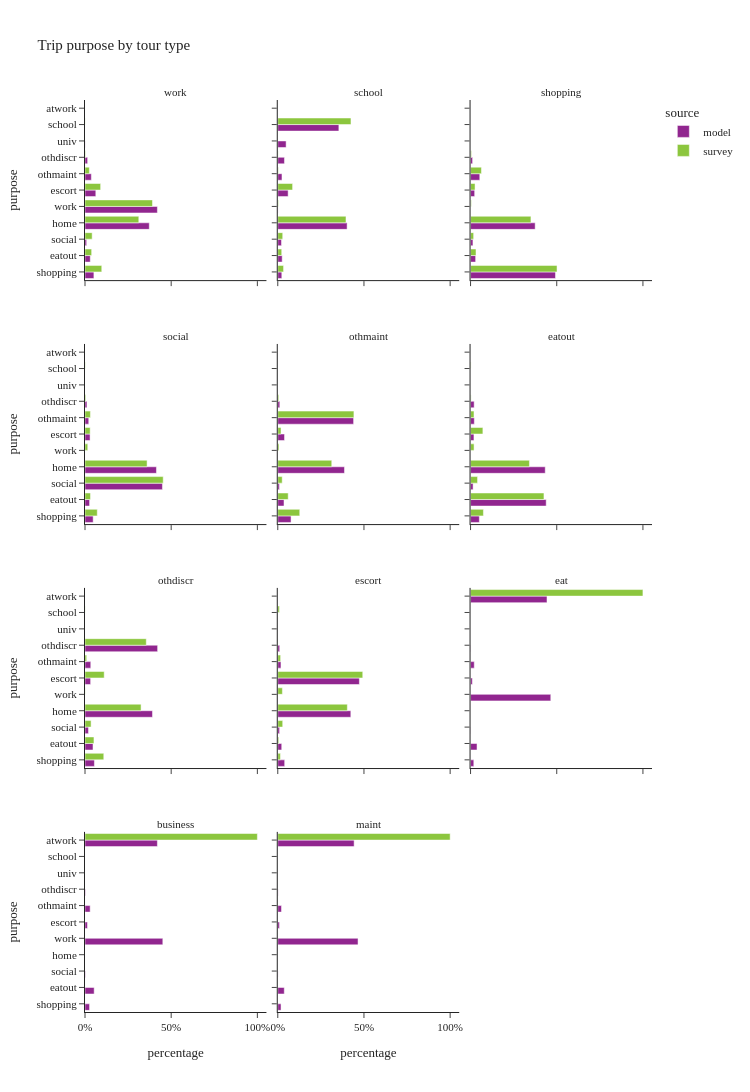

Write notebook code for a chart like this one.
### Code cell
util.plot_share_facetbar(trip_data, 'trip_weight', share_col="purpose", title="Trip purpose by tour type", 
                         facet_col="tour_type", facet_col_wrap=3, height=1200)

### Figure 1 — Plotly figure (JSON) as saved in the notebook; plotly's stock layout.template omitted (floating-point values rounded to 4 significant figures)
{"data": [{"alignmentgroup": "True", "customdata": [[190440], [112742], [34929], [1376005], [1549612], [231526], [135870], [56439], [2690]], "hovertemplate": "source=model<br>tour_type=work<br>percentage=%{x}<br>purpose=%{y}<br>sample_size=%{customdata[0]}<extra></extra>", "legendgroup": "model", "marker": {"color": "#91268F", "pattern": {"shape": ""}}, "name": "model", "offsetgroup": "model", "orientation": "h", "showlegend": true, "textposition": "auto", "type": "bar", "x": [0.05161, 0.03055, 0.009465, 0.3729, 0.4199, 0.06274, 0.03682, 0.01529, 0.0007289], "xaxis": "x10", "y": ["shopping", "eatout", "social", "home", "work", "escort", "othmaint", "othdiscr", "univ"], "yaxis": "y10"}, {"alignmentgroup": "True", "customdata": [[33555], [36653], [30717], [577192], [2244], [86184], [34998], [508639], [55662], [69377]], "hovertemplate": "source=model<br>tour_type=school<br>percentage=%{x}<br>purpose=%{y}<br>sample_size=%{customdata[0]}<extra></extra>", "legendgroup": "model", "marker": {"color": "#91268F", "pattern": {"shape": ""}}, "name": "model", "offsetgroup": "model", "orientation": "h", "showlegend": false, "textposition": "auto", "type": "bar", "x": [0.02338, 0.02554, 0.0214, 0.4022, 0.001564, 0.06005, 0.02439, 0.3544, 0.03878, 0.04834], "xaxis": "x11", "y": ["shopping", "eatout", "social", "home", "work", "escort", "othmaint", "school", "othdiscr", "univ"], "yaxis": "y11"}, {"alignmentgroup": "True", "customdata": [[643909], [38549], [18122], [489825], [31174], [69891], [15492]], "hovertemplate": "source=model<br>tour_type=shopping<br>percentage=%{x}<br>purpose=%{y}<br>sample_size=%{customdata[0]}<extra></extra>", "legendgroup": "model", "marker": {"color": "#91268F", "pattern": {"shape": ""}}, "name": "model", "offsetgroup": "model", "orientation": "h", "showlegend": false, "textposition": "auto", "type": "bar", "x": [0.4927, 0.0295, 0.01387, 0.3748, 0.02385, 0.05348, 0.01185], "xaxis": "x12", "y": ["shopping", "eatout", "social", "home", "escort", "othmaint", "othdiscr"], "yaxis": "y12"}, {"alignmentgroup": "True", "customdata": [[122148], [68585], [1158775], [1069144], [75910], [56082], [29068]], "hovertemplate": "source=model<br>tour_type=social<br>percentage=%{x}<br>purpose=%{y}<br>sample_size=%{customdata[0]}<extra></extra>", "legendgroup": "model", "marker": {"color": "#91268F", "pattern": {"shape": ""}}, "name": "model", "offsetgroup": "model", "orientation": "h", "showlegend": false, "textposition": "auto", "type": "bar", "x": [0.04735, 0.02659, 0.4492, 0.4144, 0.02943, 0.02174, 0.01127], "xaxis": "x7", "y": ["shopping", "eatout", "social", "home", "escort", "othmaint", "othdiscr"], "yaxis": "y7"}, {"alignmentgroup": "True", "customdata": [[61286], [28777], [7325], [308122], [31186], [350239], [9339]], "hovertemplate": "source=model<br>tour_type=othmaint<br>percentage=%{x}<br>purpose=%{y}<br>sample_size=%{customdata[0]}<extra></extra>", "legendgroup": "model", "marker": {"color": "#91268F", "pattern": {"shape": ""}}, "name": "model", "offsetgroup": "model", "orientation": "h", "showlegend": false, "textposition": "auto", "type": "bar", "x": [0.07697, 0.03614, 0.009199, 0.387, 0.03916, 0.4398, 0.01173], "xaxis": "x8", "y": ["shopping", "eatout", "social", "home", "escort", "othmaint", "othdiscr"], "yaxis": "y8"}, {"alignmentgroup": "True", "customdata": [[45949], [395870], [13246], [390895], [17767], [19703], [18840]], "hovertemplate": "source=model<br>tour_type=eatout<br>percentage=%{x}<br>purpose=%{y}<br>sample_size=%{customdata[0]}<extra></extra>", "legendgroup": "model", "marker": {"color": "#91268F", "pattern": {"shape": ""}}, "name": "model", "offsetgroup": "model", "orientation": "h", "showlegend": false, "textposition": "auto", "type": "bar", "x": [0.05093, 0.4387, 0.01468, 0.4332, 0.01969, 0.02184, 0.02088], "xaxis": "x9", "y": ["shopping", "eatout", "social", "home", "escort", "othmaint", "othdiscr"], "yaxis": "y9"}, {"alignmentgroup": "True", "customdata": [[16905], [14405], [6231], [121275], [10096], [10380], [130526]], "hovertemplate": "source=model<br>tour_type=othdiscr<br>percentage=%{x}<br>purpose=%{y}<br>sample_size=%{customdata[0]}<extra></extra>", "legendgroup": "model", "marker": {"color": "#91268F", "pattern": {"shape": ""}}, "name": "model", "offsetgroup": "model", "orientation": "h", "showlegend": false, "textposition": "auto", "type": "bar", "x": [0.05456, 0.0465, 0.02011, 0.3914, 0.03259, 0.0335, 0.4213], "xaxis": "x4", "y": ["shopping", "eatout", "social", "home", "escort", "othmaint", "othdiscr"], "yaxis": "y4"}, {"alignmentgroup": "True", "customdata": [[41878], [23934], [10843], [443365], [495314], [19356], [11656]], "hovertemplate": "source=model<br>tour_type=escort<br>percentage=%{x}<br>purpose=%{y}<br>sample_size=%{customdata[0]}<extra></extra>", "legendgroup": "model", "marker": {"color": "#91268F", "pattern": {"shape": ""}}, "name": "model", "offsetgroup": "model", "orientation": "h", "showlegend": false, "textposition": "auto", "type": "bar", "x": [0.04002, 0.02287, 0.01036, 0.4237, 0.4734, 0.0185, 0.01114], "xaxis": "x5", "y": ["shopping", "eatout", "social", "home", "escort", "othmaint", "othdiscr"], "yaxis": "y5"}, {"alignmentgroup": "True", "customdata": [[3166], [6292], [227], [78190], [1735], [3596], [74487], [304]], "hovertemplate": "source=model<br>tour_type=eat<br>percentage=%{x}<br>purpose=%{y}<br>sample_size=%{customdata[0]}<extra></extra>", "legendgroup": "model", "marker": {"color": "#91268F", "pattern": {"shape": ""}}, "name": "model", "offsetgroup": "model", "orientation": "h", "showlegend": false, "textposition": "auto", "type": "bar", "x": [0.01885, 0.03745, 0.001351, 0.4654, 0.01033, 0.02141, 0.4434, 0.00181], "xaxis": "x6", "y": ["shopping", "eatout", "social", "work", "escort", "othmaint", "atwork", "othdiscr"], "yaxis": "y6"}, {"alignmentgroup": "True", "customdata": [[5433], [10916], [438], [92675], [2920], [6134], [86192], [564]], "hovertemplate": "source=model<br>tour_type=business<br>percentage=%{x}<br>purpose=%{y}<br>sample_size=%{customdata[0]}<extra></extra>", "legendgroup": "model", "marker": {"color": "#91268F", "pattern": {"shape": ""}}, "name": "model", "offsetgroup": "model", "orientation": "h", "showlegend": false, "textposition": "auto", "type": "bar", "x": [0.02647, 0.05318, 0.002134, 0.4515, 0.01423, 0.02988, 0.4199, 0.002748], "xaxis": "x", "y": ["shopping", "eatout", "social", "work", "escort", "othmaint", "atwork", "othdiscr"], "yaxis": "y"}, {"alignmentgroup": "True", "customdata": [[2489], [4993], [210], [61710], [1309], [2865], [58698], [249]], "hovertemplate": "source=model<br>tour_type=maint<br>percentage=%{x}<br>purpose=%{y}<br>sample_size=%{customdata[0]}<extra></extra>", "legendgroup": "model", "marker": {"color": "#91268F", "pattern": {"shape": ""}}, "name": "model", "offsetgroup": "model", "orientation": "h", "showlegend": false, "textposition": "auto", "type": "bar", "x": [0.01878, 0.03768, 0.001585, 0.4657, 0.009878, 0.02162, 0.4429, 0.001879], "xaxis": "x2", "y": ["shopping", "eatout", "social", "work", "escort", "othmaint", "atwork", "othdiscr"], "yaxis": "y2"}, {"alignmentgroup": "True", "customdata": [[474], [356], [355], [2629], [3483], [324], [151], [8], [31]], "hovertemplate": "source=survey<br>tour_type=work<br>percentage=%{x}<br>purpose=%{y}<br>sample_size=%{customdata[0]}<extra></extra>", "legendgroup": "survey", "marker": {"color": "#8CC63E", "pattern": {"shape": ""}}, "name": "survey", "offsetgroup": "survey", "orientation": "h", "showlegend": true, "textposition": "auto", "type": "bar", "x": [0.09726, 0.03858, 0.04148, 0.3121, 0.3914, 0.09076, 0.02509, 0.0007052, 0.002583], "xaxis": "x10", "y": ["shopping", "eatout", "social", "home", "work", "escort", "othmaint", "school", "othdiscr"], "yaxis": "y10"}, {"alignmentgroup": "True", "customdata": [[28], [24], [54], [560], [6], [81], [17], [595], [17]], "hovertemplate": "source=survey<br>tour_type=school<br>percentage=%{x}<br>purpose=%{y}<br>sample_size=%{customdata[0]}<extra></extra>", "legendgroup": "survey", "marker": {"color": "#8CC63E", "pattern": {"shape": ""}}, "name": "survey", "offsetgroup": "survey", "orientation": "h", "showlegend": false, "textposition": "auto", "type": "bar", "x": [0.03353, 0.02284, 0.02858, 0.3957, 0.003634, 0.08598, 0.00319, 0.4246, 0.00193], "xaxis": "x11", "y": ["shopping", "eatout", "social", "home", "work", "escort", "othmaint", "school", "othdiscr"], "yaxis": "y11"}, {"alignmentgroup": "True", "customdata": [[1985], [114], [142], [1458], [34], [112], [196], [20]], "hovertemplate": "source=survey<br>tour_type=shopping<br>percentage=%{x}<br>purpose=%{y}<br>sample_size=%{customdata[0]}<extra></extra>", "legendgroup": "survey", "marker": {"color": "#8CC63E", "pattern": {"shape": ""}}, "name": "survey", "offsetgroup": "survey", "orientation": "h", "showlegend": false, "textposition": "auto", "type": "bar", "x": [0.5017, 0.03164, 0.01786, 0.3503, 0.004177, 0.02599, 0.06312, 0.0052], "xaxis": "x12", "y": ["shopping", "eatout", "social", "home", "work", "escort", "othmaint", "othdiscr"], "yaxis": "y12"}, {"alignmentgroup": "True", "customdata": [[429], [228], [3471], [2884], [77], [211], [154], [2], [32]], "hovertemplate": "source=survey<br>tour_type=social<br>percentage=%{x}<br>purpose=%{y}<br>sample_size=%{customdata[0]}<extra></extra>", "legendgroup": "survey", "marker": {"color": "#8CC63E", "pattern": {"shape": ""}}, "name": "survey", "offsetgroup": "survey", "orientation": "h", "showlegend": false, "textposition": "auto", "type": "bar", "x": [0.0711, 0.03178, 0.4537, 0.3602, 0.01601, 0.02992, 0.03143, 0.001429, 0.004405], "xaxis": "x7", "y": ["shopping", "eatout", "social", "home", "work", "escort", "othmaint", "school", "othdiscr"], "yaxis": "y7"}, {"alignmentgroup": "True", "customdata": [[225], [83], [57], [819], [14], [64], [981], [1], [13]], "hovertemplate": "source=survey<br>tour_type=othmaint<br>percentage=%{x}<br>purpose=%{y}<br>sample_size=%{customdata[0]}<extra></extra>", "legendgroup": "survey", "marker": {"color": "#8CC63E", "pattern": {"shape": ""}}, "name": "survey", "offsetgroup": "survey", "orientation": "h", "showlegend": false, "textposition": "auto", "type": "bar", "x": [0.1274, 0.06047, 0.02556, 0.3131, 0.007131, 0.01881, 0.4418, 5.503e-05, 0.005714], "xaxis": "x8", "y": ["shopping", "eatout", "social", "home", "work", "escort", "othmaint", "school", "othdiscr"], "yaxis": "y8"}, {"alignmentgroup": "True", "customdata": [[167], [885], [108], [776], [34], [97], [55], [4], [15]], "hovertemplate": "source=survey<br>tour_type=eatout<br>percentage=%{x}<br>purpose=%{y}<br>sample_size=%{customdata[0]}<extra></extra>", "legendgroup": "survey", "marker": {"color": "#8CC63E", "pattern": {"shape": ""}}, "name": "survey", "offsetgroup": "survey", "orientation": "h", "showlegend": false, "textposition": "auto", "type": "bar", "x": [0.07463, 0.4258, 0.04054, 0.3415, 0.02028, 0.07155, 0.0199, 0.002744, 0.003033], "xaxis": "x9", "y": ["shopping", "eatout", "social", "home", "work", "escort", "othmaint", "school", "othdiscr"], "yaxis": "y9"}, {"alignmentgroup": "True", "customdata": [[35], [23], [24], [179], [3], [22], [12], [5], [211]], "hovertemplate": "source=survey<br>tour_type=othdiscr<br>percentage=%{x}<br>purpose=%{y}<br>sample_size=%{customdata[0]}<extra></extra>", "legendgroup": "survey", "marker": {"color": "#8CC63E", "pattern": {"shape": ""}}, "name": "survey", "offsetgroup": "survey", "orientation": "h", "showlegend": false, "textposition": "auto", "type": "bar", "x": [0.109, 0.05196, 0.03534, 0.3253, 0.0009653, 0.1114, 0.00979, 0.0007325, 0.3555], "xaxis": "x4", "y": ["shopping", "eatout", "social", "home", "work", "escort", "othmaint", "school", "othdiscr"], "yaxis": "y4"}, {"alignmentgroup": "True", "customdata": [[53], [31], [55], [788], [12], [947], [29], [7], [4]], "hovertemplate": "source=survey<br>tour_type=escort<br>percentage=%{x}<br>purpose=%{y}<br>sample_size=%{customdata[0]}<extra></extra>", "legendgroup": "survey", "marker": {"color": "#8CC63E", "pattern": {"shape": ""}}, "name": "survey", "offsetgroup": "survey", "orientation": "h", "showlegend": false, "textposition": "auto", "type": "bar", "x": [0.01529, 0.005744, 0.02855, 0.4035, 0.02674, 0.493, 0.0164, 0.009457, 0.001332], "xaxis": "x5", "y": ["shopping", "eatout", "social", "home", "work", "escort", "othmaint", "school", "othdiscr"], "yaxis": "y5"}, {"alignmentgroup": "True", "customdata": [[250]], "hovertemplate": "source=survey<br>tour_type=eat<br>percentage=%{x}<br>purpose=%{y}<br>sample_size=%{customdata[0]}<extra></extra>", "legendgroup": "survey", "marker": {"color": "#8CC63E", "pattern": {"shape": ""}}, "name": "survey", "offsetgroup": "survey", "orientation": "h", "showlegend": false, "textposition": "auto", "type": "bar", "x": [1.0], "xaxis": "x6", "y": ["atwork"], "yaxis": "y6"}, {"alignmentgroup": "True", "customdata": [[235]], "hovertemplate": "source=survey<br>tour_type=business<br>percentage=%{x}<br>purpose=%{y}<br>sample_size=%{customdata[0]}<extra></extra>", "legendgroup": "survey", "marker": {"color": "#8CC63E", "pattern": {"shape": ""}}, "name": "survey", "offsetgroup": "survey", "orientation": "h", "showlegend": false, "textposition": "auto", "type": "bar", "x": [1.0], "xaxis": "x", "y": ["atwork"], "yaxis": "y"}, {"alignmentgroup": "True", "customdata": [[195]], "hovertemplate": "source=survey<br>tour_type=maint<br>percentage=%{x}<br>purpose=%{y}<br>sample_size=%{customdata[0]}<extra></extra>", "legendgroup": "survey", "marker": {"color": "#8CC63E", "pattern": {"shape": ""}}, "name": "survey", "offsetgroup": "survey", "orientation": "h", "showlegend": false, "textposition": "auto", "type": "bar", "x": [1.0], "xaxis": "x2", "y": ["atwork"], "yaxis": "y2"}], "layout": {"annotations": [{"font": {}, "showarrow": false, "text": "business", "x": 0.16, "xanchor": "center", "xref": "paper", "y": 0.1975, "yanchor": "bottom", "yref": "paper"}, {"font": {}, "showarrow": false, "text": "maint", "x": 0.5, "xanchor": "center", "xref": "paper", "y": 0.1975, "yanchor": "bottom", "yref": "paper"}, {"font": {}, "showarrow": false, "text": "othdiscr", "x": 0.16, "xanchor": "center", "xref": "paper", "y": 0.465, "yanchor": "bottom", "yref": "paper"}, {"font": {}, "showarrow": false, "text": "escort", "x": 0.5, "xanchor": "center", "xref": "paper", "y": 0.465, "yanchor": "bottom", "yref": "paper"}, {"font": {}, "showarrow": false, "text": "eat", "x": 0.84, "xanchor": "center", "xref": "paper", "y": 0.465, "yanchor": "bottom", "yref": "paper"}, {"font": {}, "showarrow": false, "text": "social", "x": 0.16, "xanchor": "center", "xref": "paper", "y": 0.7325, "yanchor": "bottom", "yref": "paper"}, {"font": {}, "showarrow": false, "text": "othmaint", "x": 0.5, "xanchor": "center", "xref": "paper", "y": 0.7325, "yanchor": "bottom", "yref": "paper"}, {"font": {}, "showarrow": false, "text": "eatout", "x": 0.84, "xanchor": "center", "xref": "paper", "y": 0.7325, "yanchor": "bottom", "yref": "paper"}, {"font": {}, "showarrow": false, "text": "work", "x": 0.16, "xanchor": "center", "xref": "paper", "y": 1.0, "yanchor": "bottom", "yref": "paper"}, {"font": {}, "showarrow": false, "text": "school", "x": 0.5, "xanchor": "center", "xref": "paper", "y": 1.0, "yanchor": "bottom", "yref": "paper"}, {"font": {}, "showarrow": false, "text": "shopping", "x": 0.84, "xanchor": "center", "xref": "paper", "y": 1.0, "yanchor": "bottom", "yref": "paper"}], "barmode": "group", "height": 1200, "legend": {"title": {"text": "source"}, "tracegroupgap": 0}, "title": {"text": "Trip purpose by tour type"}, "width": 750, "xaxis": {"anchor": "y", "domain": [0.0, 0.32], "tickformat": ".0%", "title": {"text": "percentage"}}, "xaxis10": {"anchor": "y10", "domain": [0.0, 0.32], "matches": "x", "showticklabels": false, "tickformat": ".0%"}, "xaxis11": {"anchor": "y11", "domain": [0.34, 0.66], "matches": "x", "showticklabels": false, "tickformat": ".0%"}, "xaxis12": {"anchor": "y12", "domain": [0.68, 1.0], "matches": "x", "showticklabels": false, "tickformat": ".0%"}, "xaxis2": {"anchor": "y2", "domain": [0.34, 0.66], "matches": "x", "tickformat": ".0%", "title": {"text": "percentage"}}, "xaxis3": {"anchor": "y3", "domain": [0.68, 1.0], "matches": "x", "tickformat": ".0%", "title": {"text": "percentage"}}, "xaxis4": {"anchor": "y4", "domain": [0.0, 0.32], "matches": "x", "showticklabels": false, "tickformat": ".0%"}, "xaxis5": {"anchor": "y5", "domain": [0.34, 0.66], "matches": "x", "showticklabels": false, "tickformat": ".0%"}, "xaxis6": {"anchor": "y6", "domain": [0.68, 1.0], "matches": "x", "showticklabels": false, "tickformat": ".0%"}, "xaxis7": {"anchor": "y7", "domain": [0.0, 0.32], "matches": "x", "showticklabels": false, "tickformat": ".0%"}, "xaxis8": {"anchor": "y8", "domain": [0.34, 0.66], "matches": "x", "showticklabels": false, "tickformat": ".0%"}, "xaxis9": {"anchor": "y9", "domain": [0.68, 1.0], "matches": "x", "showticklabels": false, "tickformat": ".0%"}, "yaxis": {"anchor": "x", "domain": [0.0, 0.1975], "title": {"text": "purpose"}}, "yaxis10": {"anchor": "x10", "domain": [0.8025, 1.0], "matches": "y", "title": {"text": "purpose"}}, "yaxis11": {"anchor": "x11", "domain": [0.8025, 1.0], "matches": "y", "showticklabels": false}, "yaxis12": {"anchor": "x12", "domain": [0.8025, 1.0], "matches": "y", "showticklabels": false}, "yaxis2": {"anchor": "x2", "domain": [0.0, 0.1975], "matches": "y", "showticklabels": false}, "yaxis3": {"anchor": "x3", "domain": [0.0, 0.1975], "matches": "y", "showticklabels": false}, "yaxis4": {"anchor": "x4", "domain": [0.2675, 0.465], "matches": "y", "title": {"text": "purpose"}}, "yaxis5": {"anchor": "x5", "domain": [0.2675, 0.465], "matches": "y", "showticklabels": false}, "yaxis6": {"anchor": "x6", "domain": [0.2675, 0.465], "matches": "y", "showticklabels": false}, "yaxis7": {"anchor": "x7", "domain": [0.535, 0.7325], "matches": "y", "title": {"text": "purpose"}}, "yaxis8": {"anchor": "x8", "domain": [0.535, 0.7325], "matches": "y", "showticklabels": false}, "yaxis9": {"anchor": "x9", "domain": [0.535, 0.7325], "matches": "y", "showticklabels": false}}}
